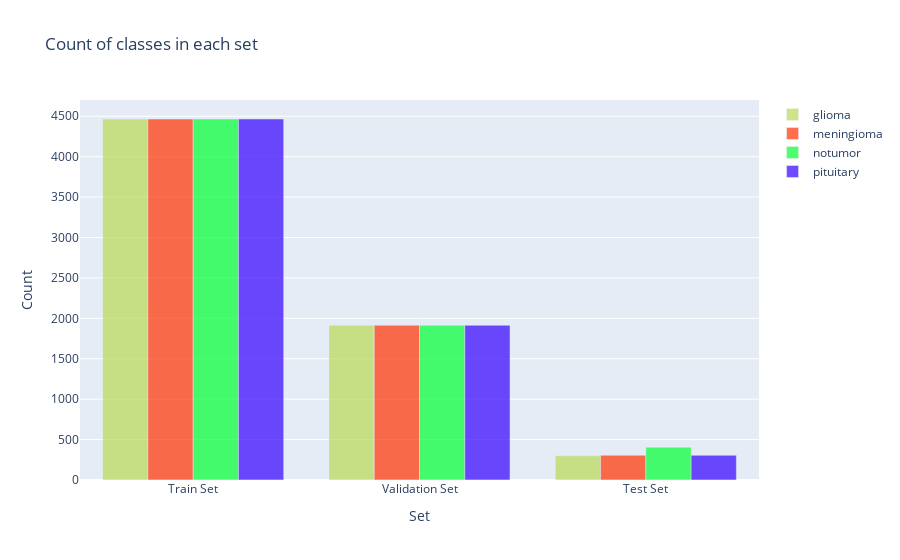

Notebook code cell kept with this figure:
### Markdown cell above
# Visualisation of distribution of classes across dataset

### Code cell
y = dict()
y[0] = []
y[1] = []
y[2] = []
y[3] = []
for set_name in (y_Train, y_val, y_test):
    y[0].append(np.sum(set_name == 0))
    y[1].append(np.sum(set_name == 1))
    y[2].append(np.sum(set_name == 2))
    y[3].append(np.sum(set_name == 3))

trace0 = go.Bar(
    x=['Train Set', 'Validation Set', 'Test Set'],
    y=y[0],
    name='glioma',
    marker=dict(color='#bada55'),
    opacity=0.7
)
trace1 = go.Bar(
    x=['Train Set', 'Validation Set', 'Test Set'],
    y=y[1],
    name='meningioma',
    marker=dict(color='#ff3300'),
    opacity=0.7
)
trace2 = go.Bar(
    x=['Train Set', 'Validation Set', 'Test Set'],
    y=y[2],
    name='notumor',
    marker=dict(color='#00ff33'),
    opacity=0.7
)
trace3 = go.Bar(
    x=['Train Set', 'Validation Set', 'Test Set'],
    y=y[1],
    name='pituitary',
    marker=dict(color='#3300ff'),
    opacity=0.7
)
data = [trace0, trace1, trace2, trace3]
layout = go.Layout(
    title='Count of classes in each set',
    xaxis={'title': 'Set'},
    yaxis={'title': 'Count'}
)
fig = go.Figure(data, layout)
iplot(fig)

### Figure 1 — Plotly figure (JSON) as saved in the notebook; plotly's stock layout.template omitted (floating-point values rounded to 4 significant figures)
{"data": [{"marker": {"color": "#bada55"}, "name": "glioma", "opacity": 0.7, "x": ["Train Set", "Validation Set", "Test Set"], "y": [4466, 1914, 300], "type": "bar"}, {"marker": {"color": "#ff3300"}, "name": "meningioma", "opacity": 0.7, "x": ["Train Set", "Validation Set", "Test Set"], "y": [4466, 1914, 306], "type": "bar"}, {"marker": {"color": "#00ff33"}, "name": "notumor", "opacity": 0.7, "x": ["Train Set", "Validation Set", "Test Set"], "y": [4466, 1914, 405], "type": "bar"}, {"marker": {"color": "#3300ff"}, "name": "pituitary", "opacity": 0.7, "x": ["Train Set", "Validation Set", "Test Set"], "y": [4466, 1914, 306], "type": "bar"}], "layout": {"title": {"text": "Count of classes in each set"}, "xaxis": {"title": {"text": "Set"}}, "yaxis": {"title": {"text": "Count"}}}}
